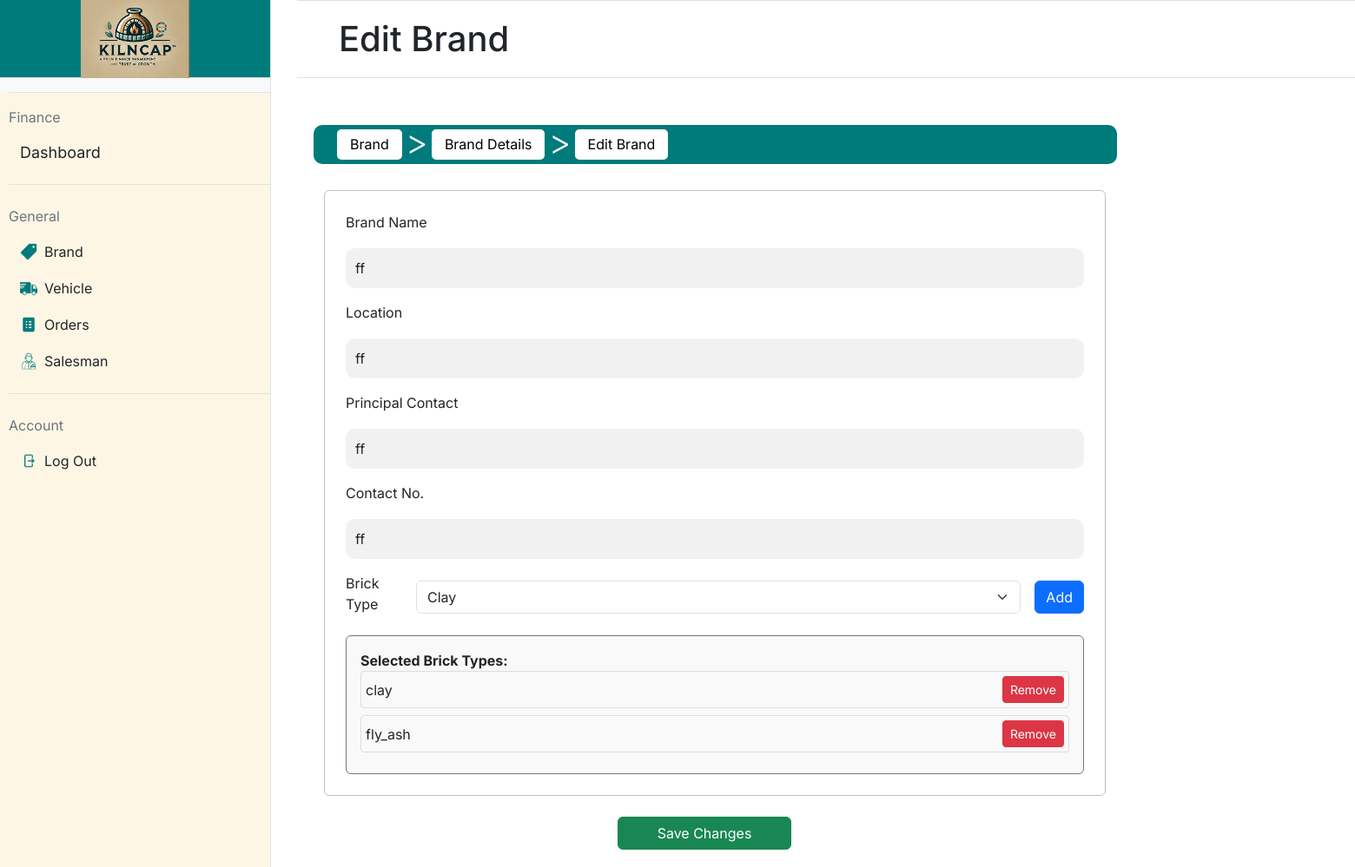
The app's page /edit_brand/1, older data.
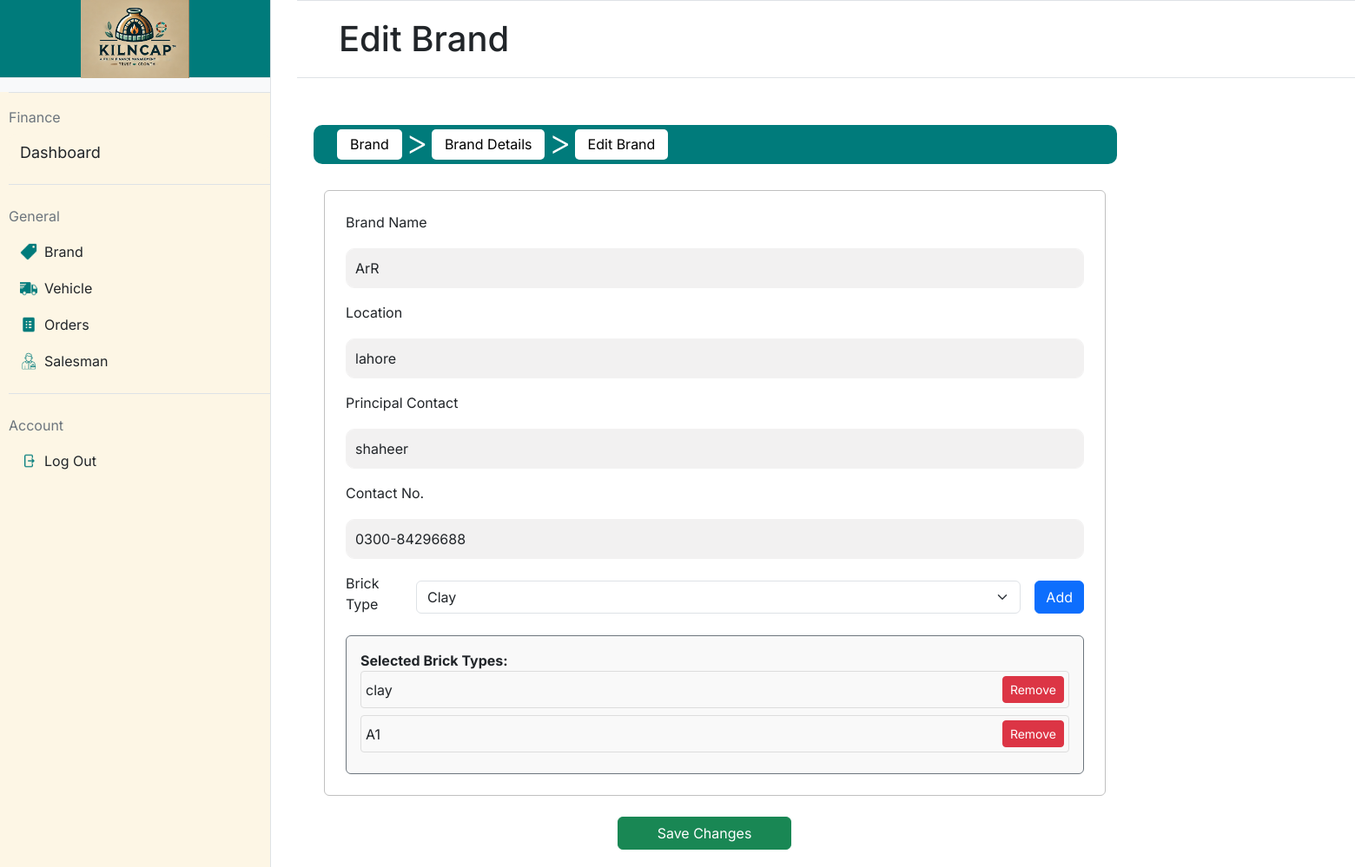
The same page, newer data.
### app.py (models this page shows, shortened)
class Brand(db.Model):
    __tablename__ = 'brands'
    id = db.Column(db.Integer, primary_key=True, autoincrement=True)
    name = db.Column(db.String(30), nullable=False)
    location = db.Column(db.String(100), nullable=False)
    contact_no = db.Column(db.String(12), unique=True, nullable=False)
    principal_contact = db.Column(db.String(12), nullable=False)
    brick_types = db.relationship('BrickType', backref='brand', cascade="all, delete-orphan")

class BrickType(db.Model):
    __tablename__ = 'brick_types'
    id = db.Column(db.Integer, primary_key=True, autoincrement=True)
    type_name = db.Column(db.String(50), nullable=False)
    brand_id = db.Column(db.Integer, db.ForeignKey('brands.id'), nullable=False)  # Foreign key to Brand
    __table_args__ = (
        db.UniqueConstraint('type_name', 'brand_id', name='unique_brick_type_per_brand'),
    )

### app.py (the view, shortened to what this page needs)
@app.route('/edit_brand/<int:brand_id>', methods=['GET', 'POST'])
def edit_brand(brand_id):
    brand = Brand.query.get(brand_id)
    if not brand:
        return "Brand not found", 404
    return render_template('edit_brand.html', brand=brand)

### templates/edit_brand.html (shortened to what the changed rows need)
{% extends "base.html" %}
{% block mainheading %}
Edit Brand
{% endblock %}
{% block maincontent %}
<div class="container-fluid" style="margin-top: 30px;">
    <div class="border border-secondary rounded p-4"
        style="max-width: 100%; min-width: 300px; max-width: 900px; border-color: silver !important;">
        <form id="brandForm"
            action="{{ url_for('edit_brand', brand_id=brand.id) }}"
            method="POST">
            <div class="mb-3">
                <label for="brand_name" class="form-label">Brand Name</label>
                <input type="text" name="brand_name" id="brand_name"
                    class="form-control" value="{{ brand.name }}"
                    placeholder="Enter brand name" required>
            </div>
            <div class="mb-3">
                <label for="location" class="form-label">Location</label>
                <input type="text" name="location" id="location"
                    class="form-control" value="{{ brand.location }}"
                    placeholder="Enter location" required>
            </div>
            <div class="mb-3">
                <label for="principal_contact" class="form-label">Principal
                    Contact</label>
                <input type="text" name="principal_contact"
                    id="principal_contact"
                    class="form-control" value="{{ brand.principal_contact }}"
                    placeholder="Enter contact" required>
            </div>
            <div class="mb-3">
                <label for="contact_no" class="form-label">Contact No.</label>
                <input type="text" name="contact_no" id="contact_no"
                    class="form-control" value="{{ brand.contact_no }}"
                    placeholder="Enter contact number" required>
            </div>
            <div id="selectedBrickTypesContainer"
                class="border border-secondary rounded p-3"
                style="background-color: #f9f9f9; margin-top: 15px;">
                {% for brick_type in brand.brick_types %}
                <div class="d-flex align-items-center mb-2"
                    style="padding: 5px; border: 1px solid #ddd; border-radius: 4px;">
                    <span class="me-3" style="flex-grow: 1;">{{
                        brick_type.type_name }}</span>
                    <button type="button"
                        class="btn btn-sm btn-danger removeBrickTypeBtn">Remove</button>
                </div>
                {% endfor %}
            </div>
        </form>
    </div>
</div>
{% endblock %}

Row changes from the older to the newer data that the page shows:
removed BrickType: type_name "fly_ash"
changed Brand: brand_name "ff" → "ArR"; location "ff" → "lahore"; principal_contact "ff" → "shaheer"; contact_no "ff" → "0300-84296688"
added BrickType: type_name "A1"
